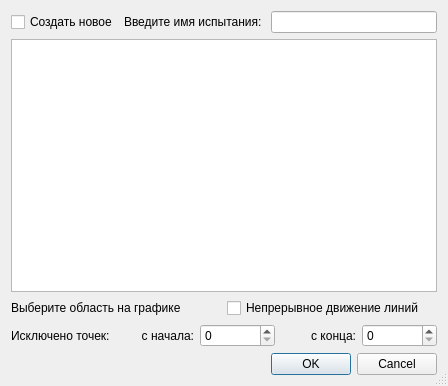
<?xml version="1.0" encoding="UTF-8"?>
<ui version="4.0">
 <class>SeparateTest_dialog</class>
 <widget class="QDialog" name="SeparateTest_dialog">
  <property name="geometry">
   <rect>
    <x>0</x>
    <y>0</y>
    <width>448</width>
    <height>386</height>
   </rect>
  </property>
  <property name="windowTitle">
   <string>Выделение отдельных частей испытания</string>
  </property>
  <property name="sizeGripEnabled">
   <bool>true</bool>
  </property>
  <property name="modal">
   <bool>false</bool>
  </property>
  <layout class="QVBoxLayout" name="verticalLayout" stretch="0,0,0,0,0">
   <item>
    <layout class="QHBoxLayout" name="horizontalLayout_2">
     <item>
      <widget class="QCheckBox" name="new_checkBox">
       <property name="text">
        <string>Создать новое</string>
       </property>
      </widget>
     </item>
     <item>
      <widget class="QLabel" name="label_2">
       <property name="text">
        <string>Введите имя испытания: </string>
       </property>
      </widget>
     </item>
     <item>
      <widget class="QLineEdit" name="nameInput"/>
     </item>
    </layout>
   </item>
   <item>
    <widget class="PlotView" name="graphicsView"/>
   </item>
   <item>
    <layout class="QHBoxLayout" name="horizontalLayout">
     <item>
      <widget class="QLabel" name="label">
       <property name="text">
        <string>Выберите область на графике</string>
       </property>
      </widget>
     </item>
     <item>
      <widget class="QCheckBox" name="continious_checkBox">
       <property name="text">
        <string>Непрерывное движение линий</string>
       </property>
      </widget>
     </item>
    </layout>
   </item>
   <item>
    <layout class="QHBoxLayout" name="horizontalLayout_3">
     <item>
      <widget class="QLabel" name="label_3">
       <property name="text">
        <string>Исключено точек: </string>
       </property>
      </widget>
     </item>
     <item>
      <widget class="QLabel" name="label_4">
       <property name="text">
        <string>с начала:</string>
       </property>
       <property name="alignment">
        <set>Qt::AlignmentFlag::AlignRight|Qt::AlignmentFlag::AlignTrailing|Qt::AlignmentFlag::AlignVCenter</set>
       </property>
      </widget>
     </item>
     <item>
      <widget class="QSpinBox" name="leftSpinBox"/>
     </item>
     <item>
      <widget class="QLabel" name="label_5">
       <property name="text">
        <string>с конца:</string>
       </property>
       <property name="alignment">
        <set>Qt::AlignmentFlag::AlignRight|Qt::AlignmentFlag::AlignTrailing|Qt::AlignmentFlag::AlignVCenter</set>
       </property>
      </widget>
     </item>
     <item>
      <widget class="QSpinBox" name="rightSpinBox"/>
     </item>
    </layout>
   </item>
   <item>
    <widget class="QDialogButtonBox" name="buttonBox">
     <property name="orientation">
      <enum>Qt::Orientation::Horizontal</enum>
     </property>
     <property name="standardButtons">
      <set>QDialogButtonBox::StandardButton::Cancel|QDialogButtonBox::StandardButton::Ok</set>
     </property>
    </widget>
   </item>
  </layout>
 </widget>
 <customwidgets>
  <customwidget>
   <class>PlotView</class>
   <extends>QGraphicsView</extends>
   <header>plotItems</header>
  </customwidget>
 </customwidgets>
 <resources/>
 <connections>
  <connection>
   <sender>buttonBox</sender>
   <signal>accepted()</signal>
   <receiver>SeparateTest_dialog</receiver>
   <slot>accept()</slot>
   <hints>
    <hint type="sourcelabel">
     <x>248</x>
     <y>254</y>
    </hint>
    <hint type="destinationlabel">
     <x>157</x>
     <y>274</y>
    </hint>
   </hints>
  </connection>
  <connection>
   <sender>buttonBox</sender>
   <signal>rejected()</signal>
   <receiver>SeparateTest_dialog</receiver>
   <slot>reject()</slot>
   <hints>
    <hint type="sourcelabel">
     <x>316</x>
     <y>260</y>
    </hint>
    <hint type="destinationlabel">
     <x>286</x>
     <y>274</y>
    </hint>
   </hints>
  </connection>
 </connections>
</ui>
